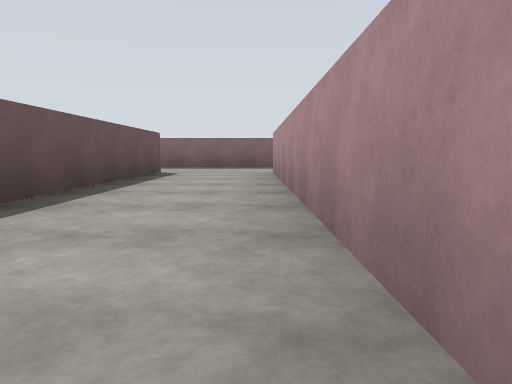
[1] (above)

23 first-person views from a walk through a world built for the Gazebo simulator. The camera is 1.2 m above the floor, tilts 6° down and sees 70° across. The floor is counted in squares, 4 m on a side. Each view is taken from the middle of a square. On the plan, view 1 faces up. The plan holds only what a view shows up to about 9 squares ahead; the rest is blank.

[2]
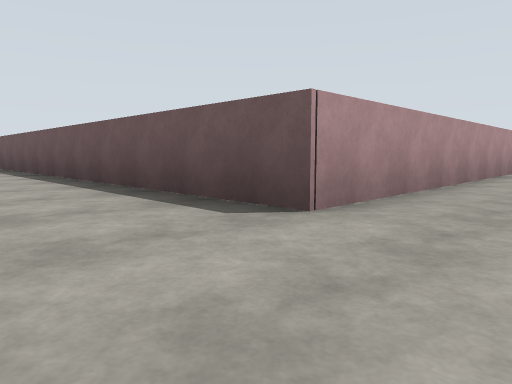

[3]
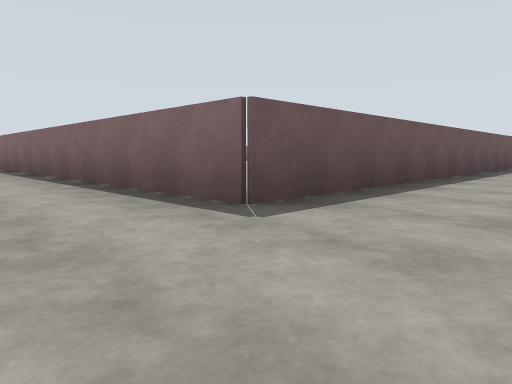

[4]
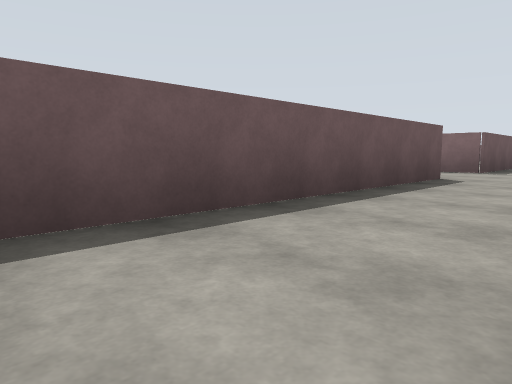

[5]
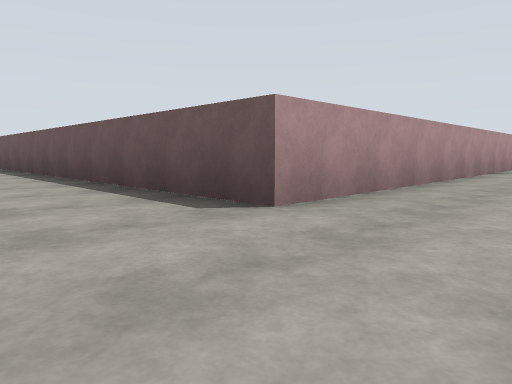

[6]
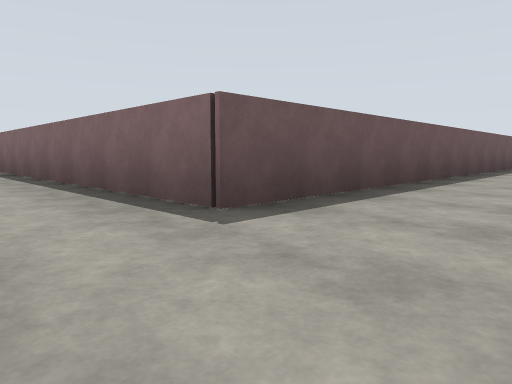

[7]
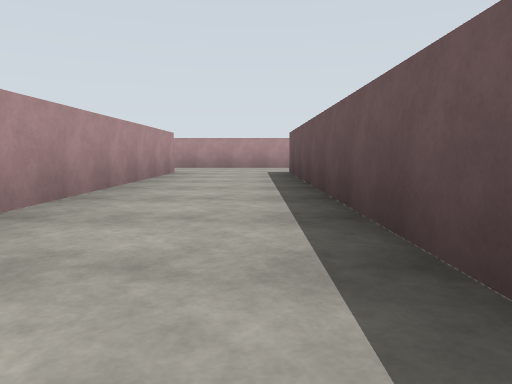

[8]
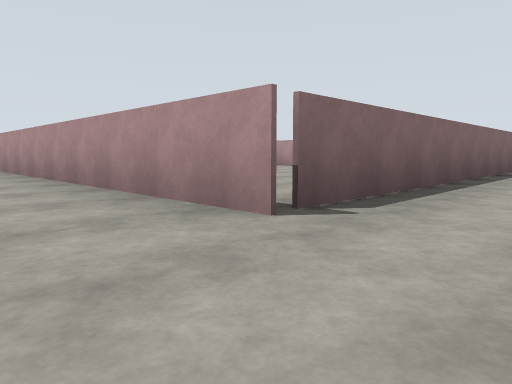

[9]
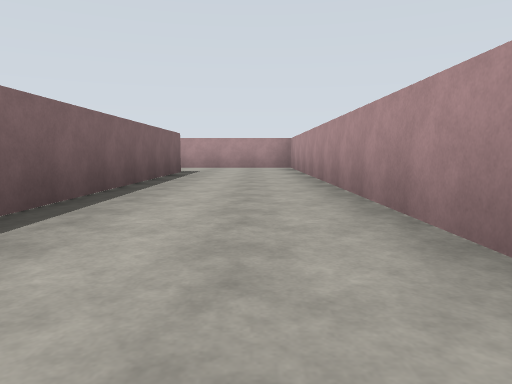

[10]
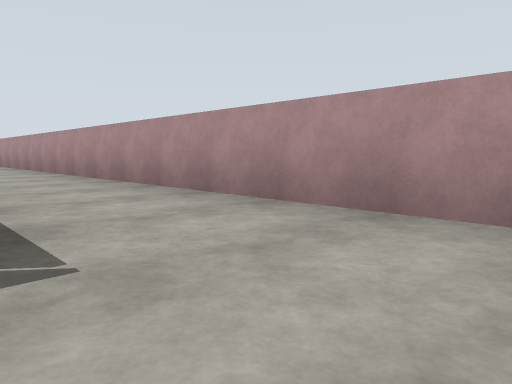

[11]
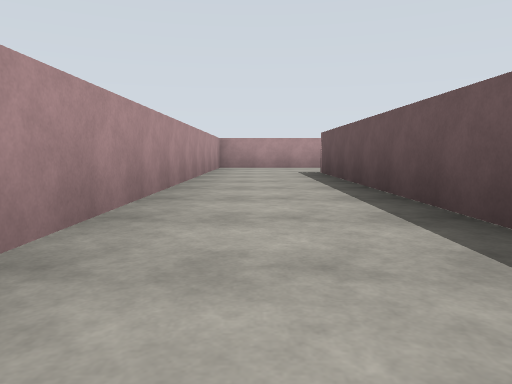

[12]
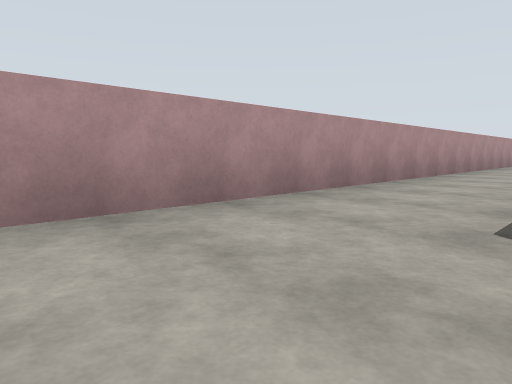

[13]
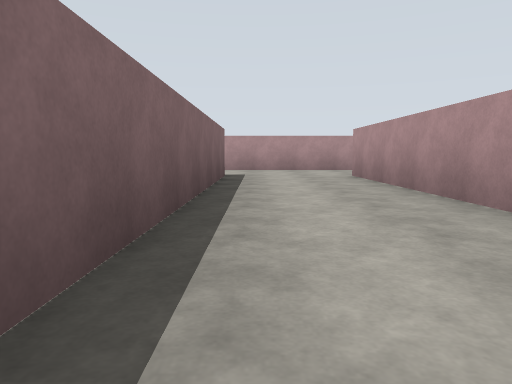

[14]
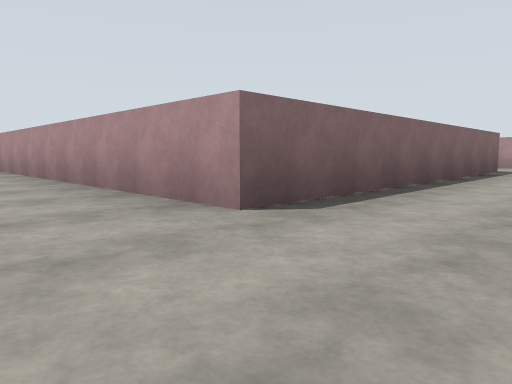

[15]
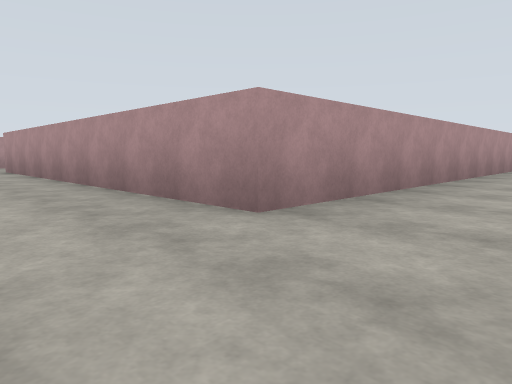

[16]
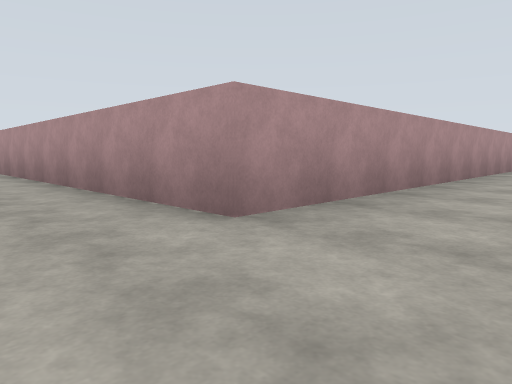

[17]
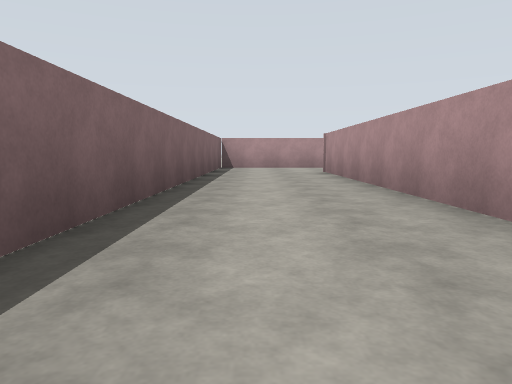

[18]
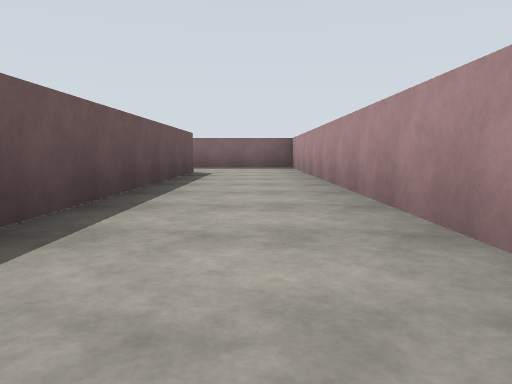

[19]
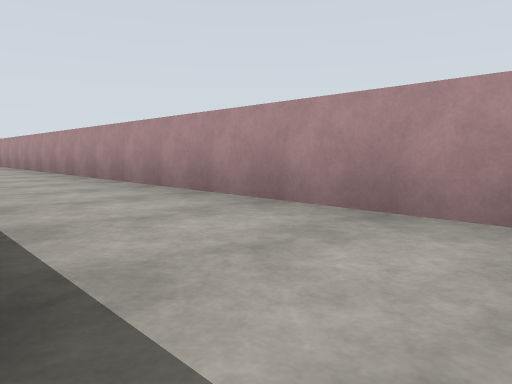

[20]
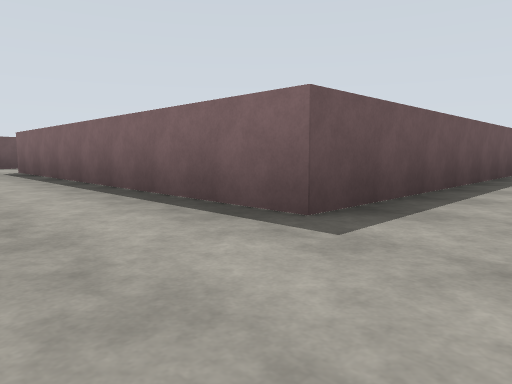

[21]
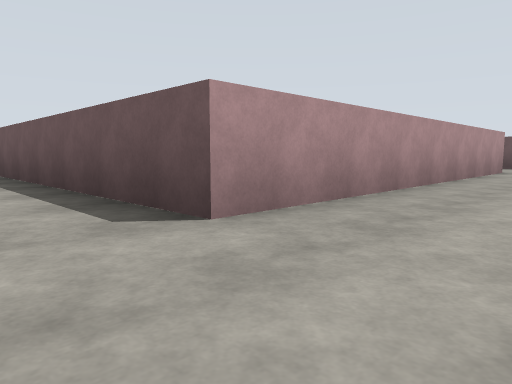

[22]
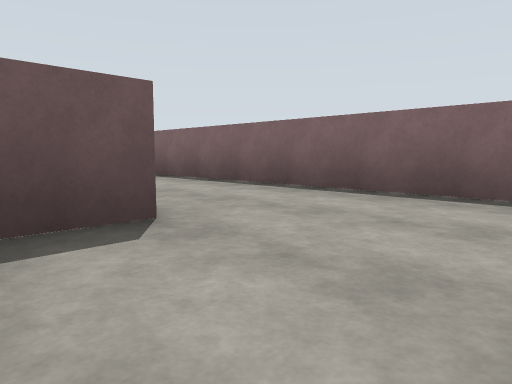

[23]
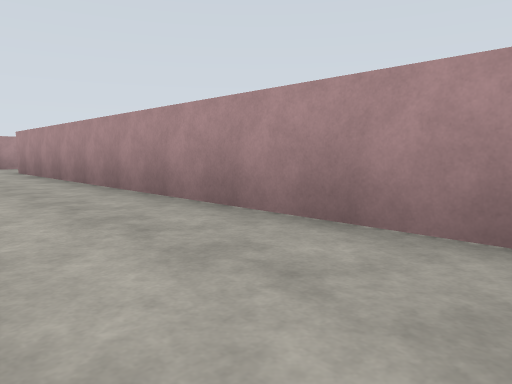

### Floor plan
Points are (right, up) in squares from view 1. A wall is a line through its corners. A room is listed if a view was taken in it or the views show most of it. See-through windows are left out.
Room 1 (views 1, 2, 3, 4, 5, 6, 7, 8, 9, 10, 11, 12, 13, 14, 15, 16, 17, 18, 19, 20, 21, 22, 23)
walls: (-7.9, -5.3) (-1.5, -5.3) (-1.5, -14.8) (-7.1, -14.8); (-6.4, 5.9) (-1.5, 5.9) (-1.5, -3.6) (-8.2, -3.6); (0.3, -3.6) (0.3, 5.9) (6, 5.9) (6, -3.6) (0.3, -3.6); (0.3, -5.3) (6, -5.3) (6, -14.8) (0.3, -14.8) (0.3, -5.3); (-1.7, -16.7) (7.8, -16.7) (7.8, 7.7) (-4.9, 7.7)

Where each view was taken, in squares from view 1:
view 1: 0 up, 0 right, facing up
view 2: 7 up, 0 right, facing down-left
view 3: 5 down, 0 right, facing up-left
view 4: 10 down, 0 right, facing up-left
view 5: 4 down, 0 right, facing down-left
view 6: 16 down, 0 right, facing up-left
view 7: 9 down, 1 left, facing down
view 8: 16 down, 1 left, facing up-right
view 9: 16 down, 0 right, facing right
view 10: 16 down, 6 right, facing up-right
view 11: 9 down, 7 right, facing down
view 12: 4 down, 6 right, facing down-right
view 13: 4 down, 1 right, facing right
view 14: 5 down, 1 left, facing up-right
view 15: 4 down, 1 left, facing down-right
view 16: 7 up, 1 left, facing down-right
view 17: 7 up, 0 right, facing right
view 18: 0 up, 7 right, facing up
view 19: 4 down, 6 right, facing up-right
view 20: 5 down, 7 right, facing up-left
view 21: 4 down, 7 right, facing down-left
view 22: 5 up, 0 right, facing up-left
view 23: 4 down, 8 left, facing down-right
